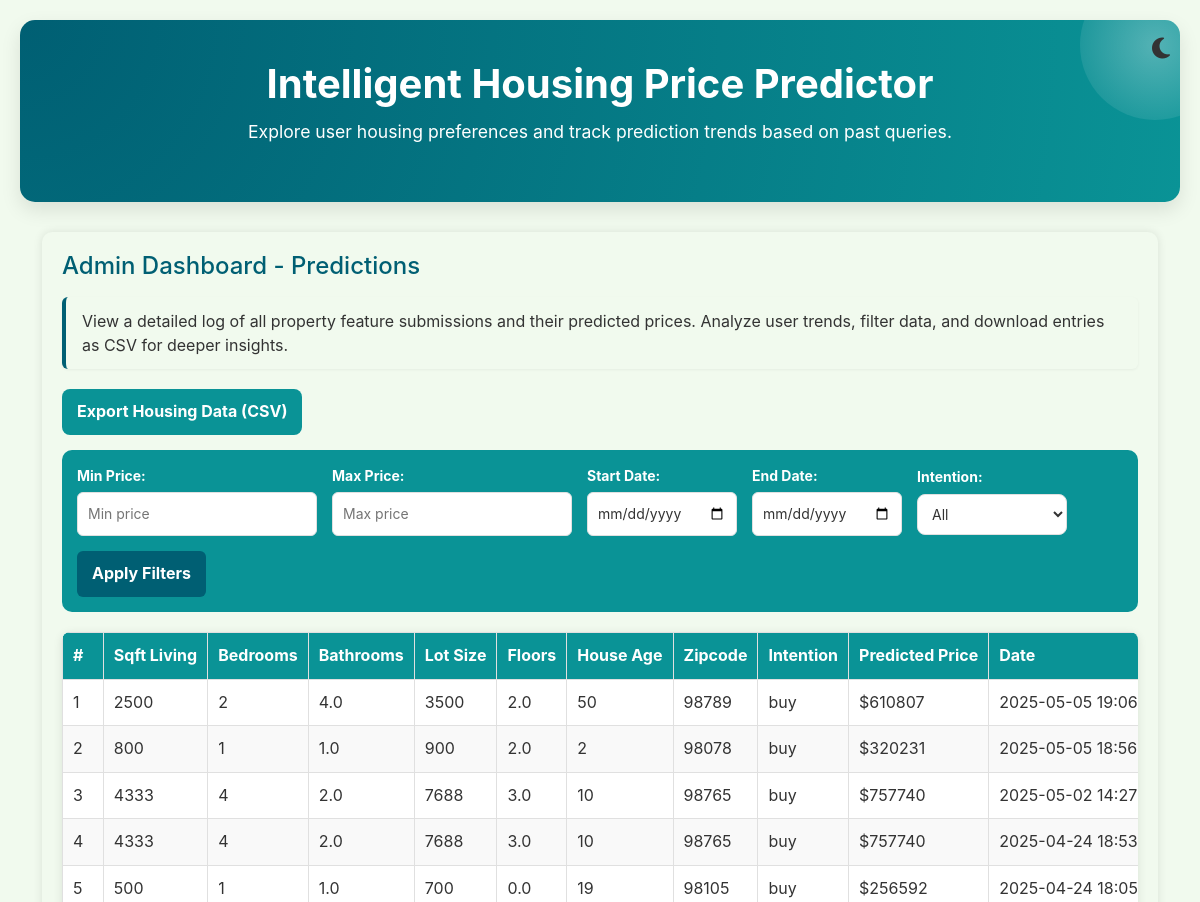
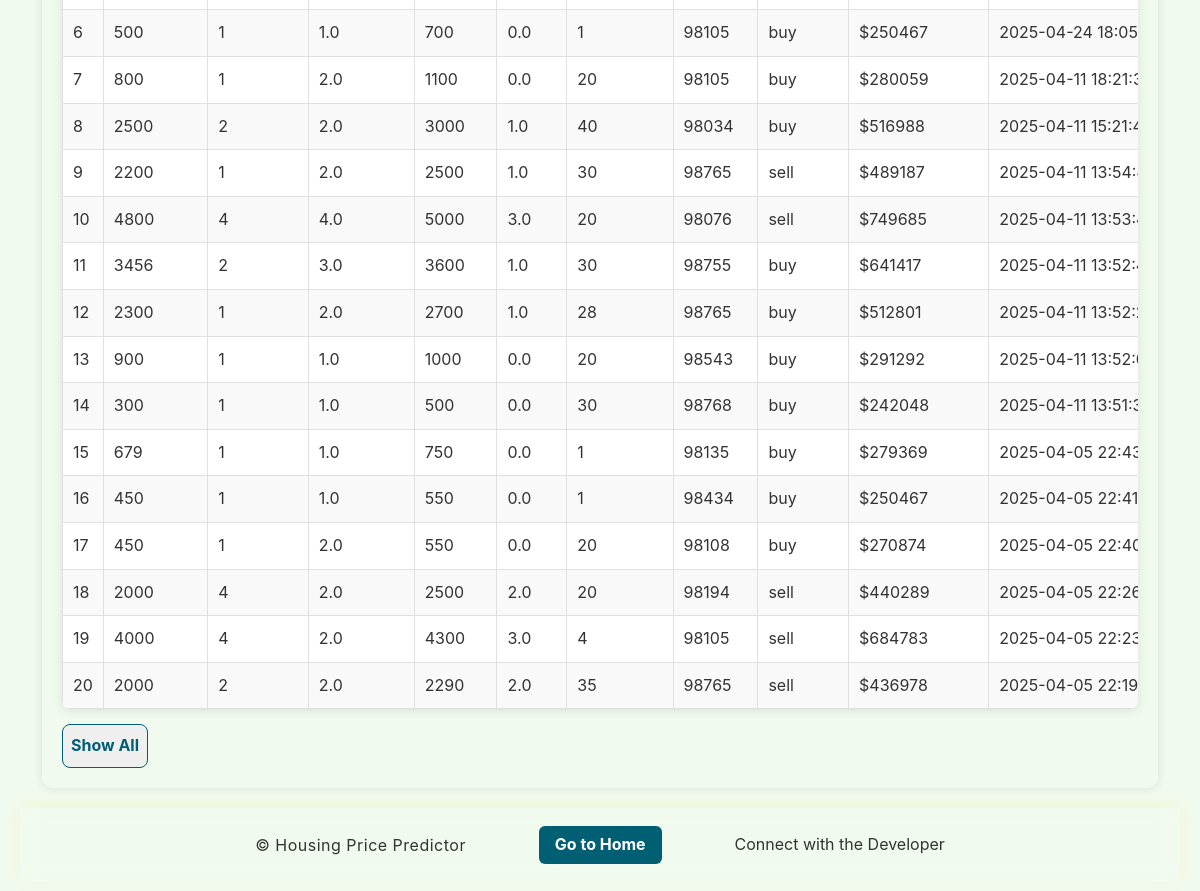
/admin, run on an earlier commit of the app's database (2 pictures, top to bottom).
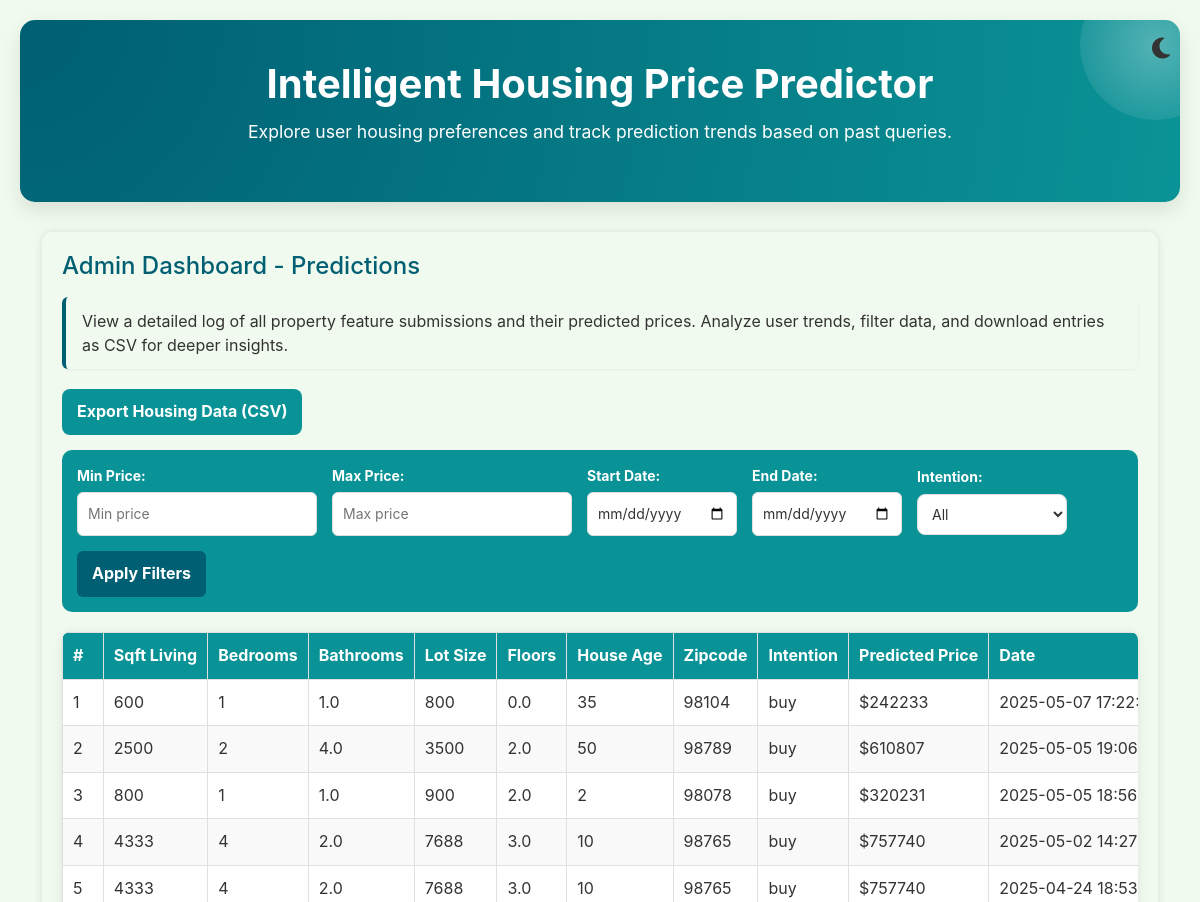
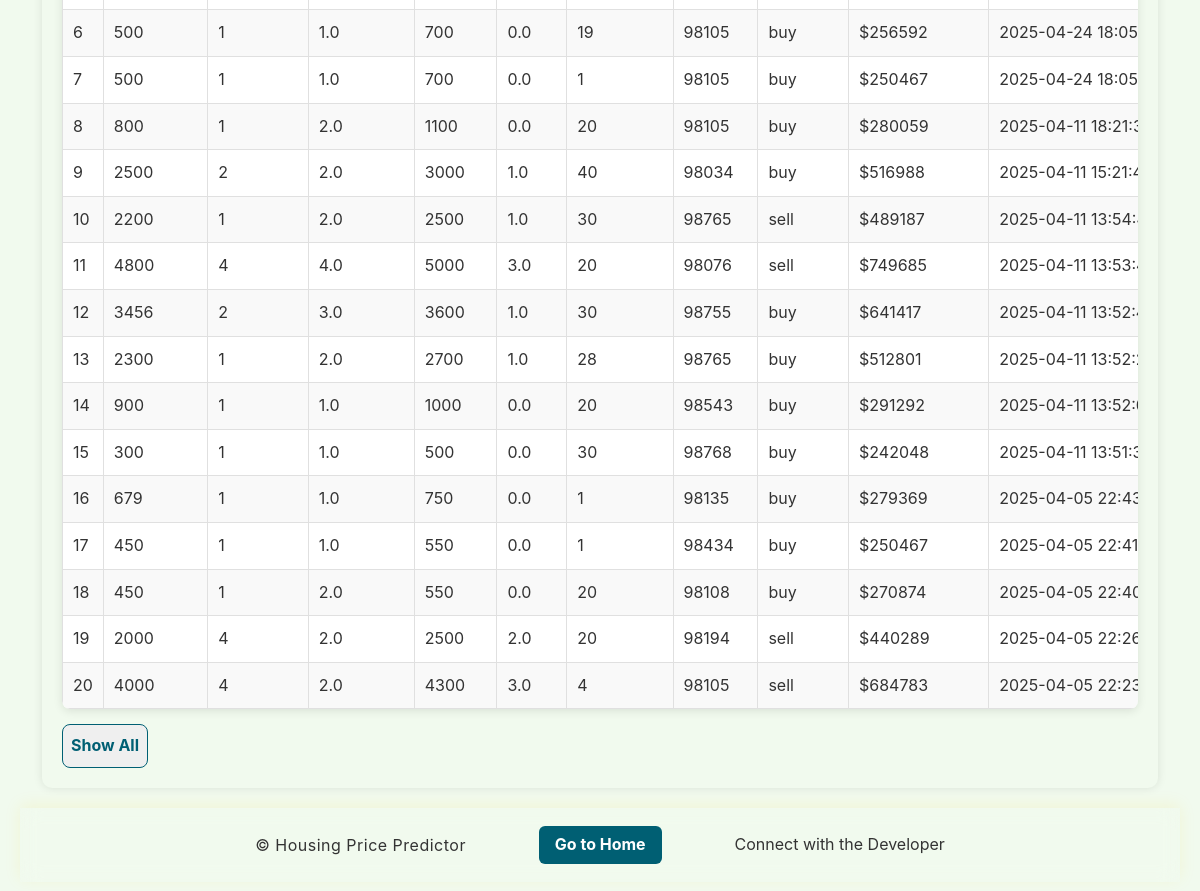
And on a later commit of the database (2 pictures, top to bottom).
### tables this page shows
CREATE TABLE queries (
                id INTEGER PRIMARY KEY AUTOINCREMENT,
                sqft_living INTEGER NOT NULL,
                no_of_bedrooms INTEGER NOT NULL,
                no_of_bathrooms REAL NOT NULL,
                sqft_lot INTEGER NOT NULL,
                no_of_floors REAL NOT NULL,
                house_age INTEGER NOT NULL,
                zipcode INTEGER NOT NULL,
                purpose TEXT NOT NULL,
                predicted_price REAL NOT NULL,
                timestamp TIMESTAMP DEFAULT CURRENT_TIMESTAMP  
            );

### app/routes.py (the view)
@app.route('/admin')
def admin_dashboard():
    try:
        predictions = get_all_queries()
        app.logger.debug(f"Fetched {len(predictions)} predictions for admin dashboard")
        return render_template('admin.html', predictions=predictions)
    except Exception as e:
        error_msg = f"Error fetching predictions: {str(e)}"
        app.logger.error(error_msg)
        flash(error_msg, "danger")
        return render_template('admin.html', predictions=[])

### app/database.py (called while the page is built)
def convert_to_nairobi(utc_timestamp):
    if utc_timestamp:
        try:
            utc_time = datetime.strptime(utc_timestamp, '%Y-%m-%d %H:%M:%S')
            utc_time = pytz.utc.localize(utc_time)
            nairobi_time = utc_time.astimezone(pytz.timezone('Africa/Nairobi'))
            return nairobi_time.strftime('%Y-%m-%d %H:%M:%S')
        except Exception as e:
            logging.error("Error converting time: %s", e)
            return utc_timestamp
    return None

### app/templates/admin.html (shortened to what this page needs)
{% extends 'layout.html' %}
{% block content %}
<div class="admin-container">
    <div class="header-section">
        <h1>Admin Dashboard - Predictions</h1>
        <p class="dashboard-description">
            View a detailed log of all property feature submissions and their predicted prices.
            Analyze user trends, filter data, and download entries as CSV for deeper insights.
        </p>
        <button id="downloadCSV" class="download-button">Export Housing Data (CSV)</button>
    </div>
<div class="filters">
    <div>
        <label for="minPrice">Min Price:</label>
        <input type="number" id="minPrice" placeholder="Min price">
    </div>
    <div>
        <label for="maxPrice">Max Price:</label>
        <input type="number" id="maxPrice" placeholder="Max price">
    </div>
    <div>
        <label for="startDate">Start Date:</label>
        <input type="date" id="startDate">
    </div>
    <div>
        <label for="endDate">End Date:</label>
        <input type="date" id="endDate">
    </div>
    <div>
        <label for="intention">Intention:</label>
        <select id="intention">
            <option value="">All</option>
        </select>
    </div>
    <button id="filterButton" class="button">Apply Filters</button>
</div>
<div class="table-container">
    <table class="admin-table">
        <thead>
            <tr>
                <th>#</th>
                <th>Sqft Living</th>
                <th>Bedrooms</th>
                <th>Bathrooms</th>
                <th>Lot Size</th>
                <th>Floors</th>
                <th>House Age</th>
                <th>Zipcode</th>
                <th>Intention</th>
                <th>Predicted Price</th>
                <th>Date</th>
            </tr>
        </thead>
        <tbody id="predictionsTable">
            {% for prediction in predictions %}
            <tr>
                <td>{{ loop.index }}</td>
                <td>{{ prediction[1] }}</td>
                <td>{{ prediction[2] }}</td>
                <td>{{ prediction[3] }}</td>
                <td>{{ prediction[4] }}</td>
                <td>{{ prediction[5] }}</td>
                <td>{{ prediction[6] }}</td>
                <td>{{ prediction[7] }}</td>
                <td>{{ prediction[8] }}</td>
                <td>${{ prediction[9] | int | string }}</td>
                <td>{{ prediction[10] }}</td>
            </tr>
            {% endfor %}
        </tbody>
    </table>
</div>
    <button id="toggleEntries" class="toggle-button">Show All</button>
</div>
{% endblock %}

### app/templates/layout.html (shortened to what this page needs)
<!DOCTYPE html>
<html lang="en">
    <head>
        <link rel="stylesheet" href="https://cdnjs.cloudflare.com/ajax/libs/font-awesome/6.7.2/css/all.min.css"
>
        <link rel="stylesheet" href="https://cdn.jsdelivr.net/npm/bootstrap@5.3.0/dist/css/bootstrap.min.css">
        <link rel="stylesheet" href="{{ url_for('static', filename='css/style.css') }}">
        <link rel="stylesheet" href="{{ url_for('static', filename='css/media_query.css') }}">
        <link rel="stylesheet" href="{{ url_for('static', filename='css/chatbot.css') }}">
    </head>
<body>
    <header>
        <button id="theme-toggle" aria-label="Toggle Dark Mode">
        </button>
        <h1>Intelligent Housing Price Predictor</h1>
        {% if request.path == '/' %}
            <p>Enter your home details below and receive a state-of-the-art price prediction.</p>
        {% elif request.path == '/admin' %}
            <p>Explore user housing preferences and track prediction trends based on past queries.</p>
        {% endif %}
    </header>
    <div class="container">
        {% block content %}{% endblock %}
    </div>
<footer>
    <div class="footer-container">
        <div class="footer-logo">
            <p>© Housing Price Predictor</p>
        </div>
        <div class="footer-links">
            {% if request.endpoint == 'index' %}
                <a href="{{ url_for('admin_dashboard') }}" class="main-link">Admin Dashboard</a>
            {% elif request.endpoint == 'admin_dashboard' %}
                <a href="{{ url_for('index') }}" class="main-link">Go to Home</a>
            {% endif %}
        </div>
        <div class="developer-credit">
            <a href="https://www.linkedin.com/in/kennedy-munene-dsml" target="_blank" class="dev-link">
            </a>
        </div>
    </div>
</footer>
</body>
</html>

### app/static/css/style.css (style rules this page uses)
:root { --primary-color: #005f73; --secondary-color: #0a9396; --accent-color: #94d2bd; --bg-color: #f1faee; --form-bg: #ffffff; --text-color: #333; --border-color: #e0e0e0; --error-color: #d32f2f; --button-hover: #004e66; }
html.light-mode { --primary-color: #005f73; --secondary-color: #0a9396; --accent-color: #94d2bd; --bg-color: #f1faee; --form-bg: #ffffff; --text-color: #333; --border-color: #e0e0e0; --error-color: #d32f2f; --button-hover: #004e66; }
* { box-sizing: border-box; margin: 0; padding: 0; }
body { font-family: 'Inter', sans-serif; background: var(--bg-color); color: var(--text-color); line-height: 1.6; padding: 20px; overflow-x: hidden; }
header { position: relative; text-align: center; margin-bottom: 30px; padding: 40px 20px; background: radial-gradient(circle at top left, var(--primary-color), var(--secondary-color)); border-radius: 15px; box-shadow: 0 8px 20px rgba(0,0,0,0.1); color: #fff; overflow: hidden; }
#theme-toggle { position: absolute; top: 10px; right: 10px; cursor: pointer; font-size: 1.5rem; z-index: 2; background: transparent; border: none; }
header::before { content: ""; position: absolute; width: 150px; height: 150px; background: radial-gradient(circle, rgba(255,255,255,0.3), transparent); border-radius: 50%; top: -50px; right: -50px; z-index: 0; }
header h1, header p { position: relative; z-index: 1; }
header h1 { font-size: 2.5rem; font-weight: 700; margin-bottom: 10px; }
header p { font-size: 1.1rem; }
.admin-container { max-width: 1200px; margin: 20px auto; background: var(--form-bg); padding: 20px; border-radius: 8px; box-shadow: 0 0 10px rgba(0, 0, 0, 0.1); }
.admin-container h1 { text-align: center; color: var(--primary-color); }
footer { background: var(--glass-bg); backdrop-filter: blur(10px); -webkit-backdrop-filter: blur(10px); border-top: 2px solid var(--golden-accent); box-shadow: 0 -3px 15px rgba(255, 204, 0, 0.1); padding: 18px 0; color: var(--text-color); font-size: 1rem; display: flex; justify-content: center; align-items: center; }
.footer-container { display: flex; justify-content: space-between; align-items: center; width: 100%; max-width: 1100px; gap: 1rem; margin: 0 auto; padding: 0 1rem; }
.footer-logo p { font-size: 1rem; font-weight: normal; color: var(--text-color); letter-spacing: 0.5px; margin: 0; line-height: 1; }
.footer-links { display: flex; gap: 10px; }
.main-link { padding: 6px 16px; background: var(--primary-color); color: white; font-weight: bold; border-radius: 6px; text-decoration: none; transition: all 0.3s ease-in-out; }
.developer-credit { font-size: 1rem; }
.dev-link { color: var(--text-color); font-size: 1rem; font-weight: normal; text-decoration: none; transition: color 0.3s ease; }
table { width: 100%; border-collapse: collapse; }
th, td { padding: 10px; border: 1px solid #ddd; }
tr:nth-child(even) { background-color: #f2f2f2; }
tr:nth-child(odd) { background-color: #ffffff; }

### app/static/css/chatbot.css (style rules this page uses)
:root { --primary-color: #005f73; --secondary-color: #0a9396; --accent-color: #94d2bd; --bg-color: #f1faee; --form-bg: #ffffff; --text-color: #333; --border-color: #e0e0e0; --error-color: #d32f2f; --button-hover: #004e66; }

What changed in the data, as far as the page shows it:
no longer on this page (row unchanged): queries: sqft_living "2000", no_of_bedrooms "2", no_of_bathrooms "2.0", sqft_lot "2290", no_of_floors "2.0", house_age "35", zipcode "98765", purpose "sell", predicted_price "436978", timestamp "2025-04-05…"
added queries: sqft_living "600", no_of_bedrooms "1", no_of_bathrooms "1.0", sqft_lot "800", no_of_floors "0.0", house_age "35", zipcode "98104", purpose "buy", predicted_price "242233", timestamp "2025-05-07…"
